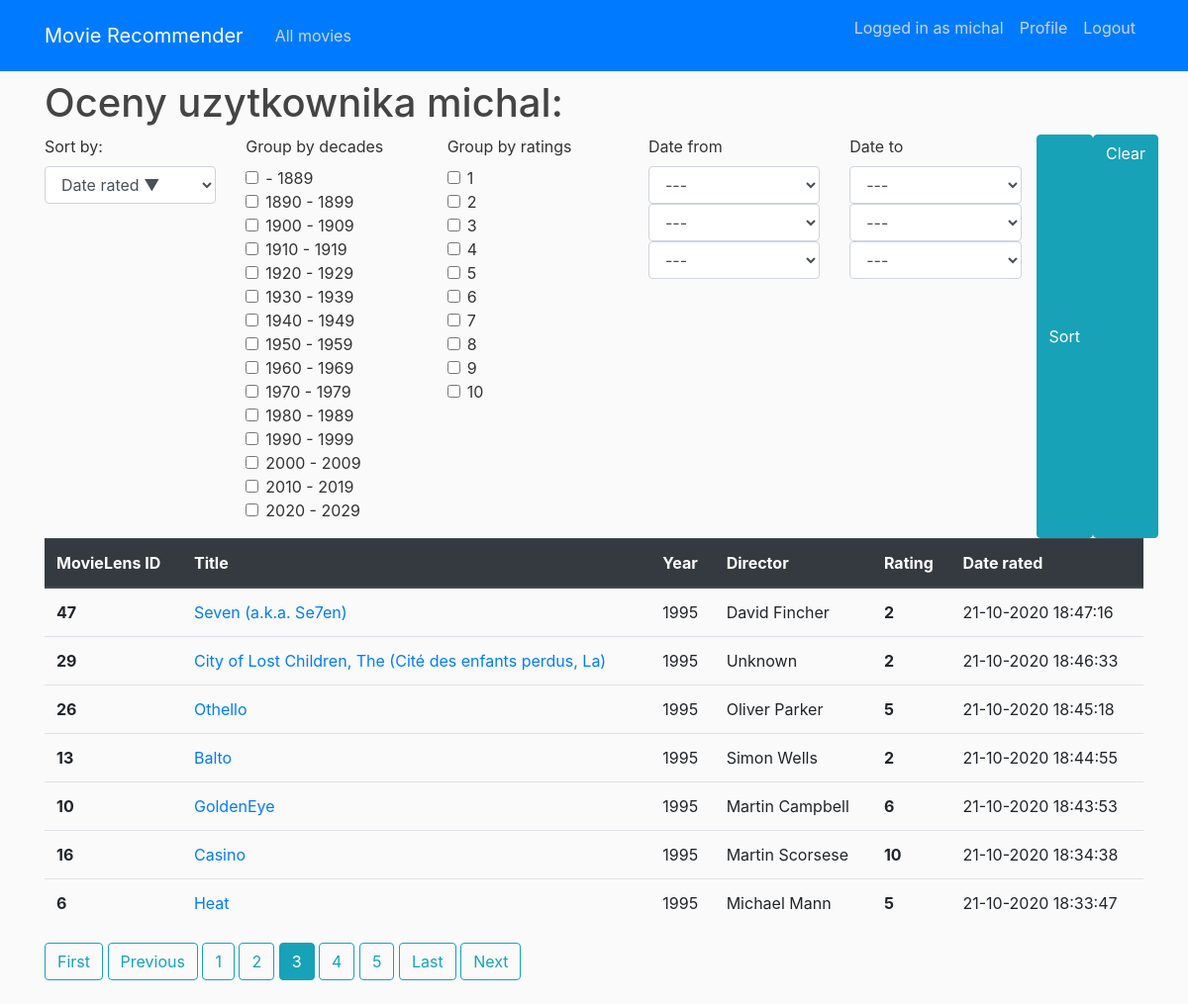
Screenshot of /profile/?sort_by=-date_rated&page=3 (signed in) with the database file from the repository.
### recommender/models.py (models this page shows, shortened)
class Rating(models.Model):
    movielens_id = models.ForeignKey(Movie, to_field='movielens_id', on_delete=models.CASCADE)
    who_rated = models.ForeignKey(User, on_delete=models.CASCADE)
    value = models.PositiveSmallIntegerField(validators=[MinValueValidator(1), MaxValueValidator(10)])
    date_rated = models.DateTimeField(default=timezone.now)
    class Meta:
        constraints = [models.UniqueConstraint(fields=['movielens_id', 'who_rated'], name='No multiple ratings')]

class Movie(models.Model):
    movielens_id = models.IntegerField(unique=True)
    imdb_id = models.IntegerField()
    tmdb_id = models.IntegerField()
    title = models.CharField(max_length=200)
    year_released = models.IntegerField()
    director = models.CharField(max_length=100)

### recommender/views.py (the view)
# urls.py: path('profile/', RatingListView.as_view(), name='profile'),
class RatingListView(LoginRequiredMixin, ListView):
    model = Movie
    template_name = 'recommender/profile.html'
    context_object_name = 'ratings'
    paginate_by = 7
    ordering = '-date_rated'
    def get_queryset(self):
        self.get_grouping()
        print(self.extra_context)
        ordering = self.get_ordering()
        if ordering:
            if 'value' in ordering or 'date_rated' in ordering:
                return self.request.user.rating_set.all().order_by(ordering)
            else:
                if ordering.startswith('-'):
                    return self.request.user.rating_set.all().order_by(f'-movielens_id__{self.get_ordering()[1:]}')
                else:
                    return self.request.user.rating_set.all().order_by(f'movielens_id__{self.get_ordering()}')
        else:
            return self.request.user.rating_set.all()
    def get_grouping(self):
        if self.request.GET.__contains__('group_by_decades'):
            decades = list(map(int, self.request.GET.getlist('group_by_decades')))
            self.extra_context = {'group_by_decades': decades}
            return decades
        if self.request.GET.__contains__('group_by_ratings'):
            pass
        else:
            return None
    def get_ordering(self):
        if self.request.GET.__contains__('sort_by'):
            ordering = self.request.GET['sort_by']
        else:
            ordering = super().get_ordering()
        return ordering
    def get_context_data(self, *, object_list=None, **kwargs):
        context = super().get_context_data(**kwargs)
        context['form_sorting_grouping'] = MovieRatingSortForm(self.request.GET)
        context['sort_by'] = self.get_ordering()
        self.get_grouping()
        return context

### recommender/forms.py
class MovieRatingSortForm(forms.Form):
    def __init__(self, *args, **kwargs):
        super().__init__(*args, **kwargs)
        self.fields['sort_by'].label = 'Sort by:'
    SORTING_OPTIONS = SORTING_OPTIONS[:2] + SORTING_OPTIONS[6:] + (
    ('value', 'Rating \u25B2'),
    ('-value', 'Rating \u25BC'),
    ('date_rated', 'Date rated \u25B2'),
    ('-date_rated', 'Date rated \u25BC'))
    possible_ratings = [i for i in range(1, 11)]
    RATING_CHOICES = (tuple(zip(possible_ratings, possible_ratings)))
    sort_by = forms.ChoiceField(choices=SORTING_OPTIONS, required=False)
    group_by_ratings = forms.MultipleChoiceField(choices=RATING_CHOICES, widget=forms.CheckboxSelectMultiple, required=False)
    group_by_decades = forms.MultipleChoiceField(choices=DECADE_CHOICES, widget=forms.CheckboxSelectMultiple, required=False)
    date_from = forms.DateField(widget=forms.SelectDateWidget, required=False)
    date_to = forms.DateField(widget=forms.SelectDateWidget, required=False)

### recommender/templates/recommender/profile.html (shortened to what this page needs)
{% extends 'recommender/base.html' %}
{% load crispy_forms_tags %}
{% block content %}
    <h1>Oceny uzytkownika {{user.username}}:</h1>
    <div class="row">
        <div class="col">
            <form method="get">
            {{form_sorting_grouping.sort_by|as_crispy_field}}
        </div>
        <div class="col">
            {{form_sorting_grouping.group_by_decades|as_crispy_field }}
        </div>
        <div class="col">
            {{form_sorting_grouping.group_by_ratings|as_crispy_field }}
        </div>
        <div class="col">
            {{form_sorting_grouping.date_from|as_crispy_field }}
        </div>
        <div class="col">
            {{form_sorting_grouping.date_to|as_crispy_field }}
        </div>
              <button class="btn btn-info" type="submit">Sort</button>
                <a class="btn btn-info" href="{%url 'profile'%}">Clear</a>
        </div>
    <table class="table table-hover">
      <thead class="thead-dark">
        <tr>
          <th scope="col">MovieLens ID</th>
          <th scope="col">Title</th>
          <th scope="col">Year</th>
          <th scope="col">Director</th>
          <th scope="col">Rating</th>
          <th scope="col">Date rated</th>
        </tr>
      </thead>
      <tbody>
        {% for rating in ratings %}
        <tr>
            <th scope="row">{{rating.movielens_id.movielens_id}}</th>
            <td><a href="{% url 'movie_detail' rating.movielens_id.id %}">{{rating.movielens_id.title}}</a></td>
            <td>{{rating.movielens_id.year_released}}</td>
            <td>{{rating.movielens_id.director}}</td>
            <td class="font-weight-bold">{{rating.value}}</td>
            <td> {{rating.date_rated | date:"d-m-Y H:i:s" }}</td>
        </tr>
        {% endfor %}
      </tbody>
    </table>
    {% include 'recommender/pagination.html' %}
{% endblock content %}

### recommender/templates/recommender/base.html (shortened to what this page needs)
 {% load static %}
<!DOCTYPE html>
<html lang="en" xmlns="http://www.w3.org/1999/html">
<head>
    <link rel="stylesheet" href="https://stackpath.bootstrapcdn.com/bootstrap/4.5.2/css/bootstrap.min.css">
    <link rel="stylesheet" type="text/css" href="{%static 'recommender/main.css'%}">
</head>
<body>
     <header class="site-header">
      <nav class="navbar navbar-expand-md navbar-dark bg-primary fixed-top">
        <div class="container">
          <a class="navbar-brand mr-4" href="{%url 'homepage'%}">Movie Recommender</a>
          <div class="collapse navbar-collapse" id="navbarToggle">
            <div class="navbar-nav mr-auto">
              <a class="nav-item nav-link" href="{%url 'all_movies'%}">All movies</a>
            </div>
            <div class="navbar-nav">
               {% if user.is_authenticated %}
                  <p class="nav-item nav-link">Logged in as {{user.username}}</p>
                   <a class="nav-item nav-link" href="{%url 'profile'%}">Profile</a>
                   <a class="nav-item nav-link" href="{%url 'logout'%}">Logout</a>
                {% else %}
                  <a class="nav-item nav-link" href="{%url 'login'%}">Login</a>
                  <a class="nav-item nav-link" href="{%url 'register'%}">Register</a>
                {% endif %}
            </div>
          </div>
        </div>
      </nav>
    </header>
   <main role="main" class="container">
      <div class="row">
        <div class="col">
         {% block content %}{% endblock %}
        </div>
      </div>
    </main>
</body>
</html>

### recommender/static/recommender/main.css (style rules this page uses)
body { background: #fafafa; color: #333333; margin-top: 5rem; }
h1, h2, h3, h4, h5, h6 { color: #444444; }
.site-header .navbar-nav .nav-link { color: #cbd5db; }

### rows the page displays
Rating: movielens_id.movielens_id "47", movielens_id "Seven (a.k.a. Se7en)", movielens_id.year_released "1995", movielens_id.director "David Fincher", value "2", date_rated "21-10-2020 18:47:16"
Rating: movielens_id.movielens_id "29", movielens_id "City of Lost Children, The (Cité des enfants perdus, La)", movielens_id.year_released "1995", movielens_id.director "Unknown", value "2", date_rated "21-10-2020 18:46:33"
Rating: movielens_id.movielens_id "26", movielens_id "Othello", movielens_id.year_released "1995", movielens_id.director "Oliver Parker", value "5", date_rated "21-10-2020 18:45:18"
Rating: movielens_id.movielens_id "13", movielens_id "Balto", movielens_id.year_released "1995", movielens_id.director "Simon Wells", value "2", date_rated "21-10-2020 18:44:55"
Rating: movielens_id.movielens_id "10", movielens_id "GoldenEye", movielens_id.year_released "1995", movielens_id.director "Martin Campbell", value "6", date_rated "21-10-2020 18:43:53"
Rating: movielens_id.movielens_id "16", movielens_id "Casino", movielens_id.year_released "1995", movielens_id.director "Martin Scorsese", value "10", date_rated "21-10-2020 18:34:38"
Rating: movielens_id.movielens_id "6", movielens_id "Heat", movielens_id.year_released "1995", movielens_id.director "Michael Mann", value "5", date_rated "21-10-2020 18:33:47"

### other values shown
{{ user.username }} "michal"
{{ num }} "1" "2" "4" "5"
{{ num }} "3"
